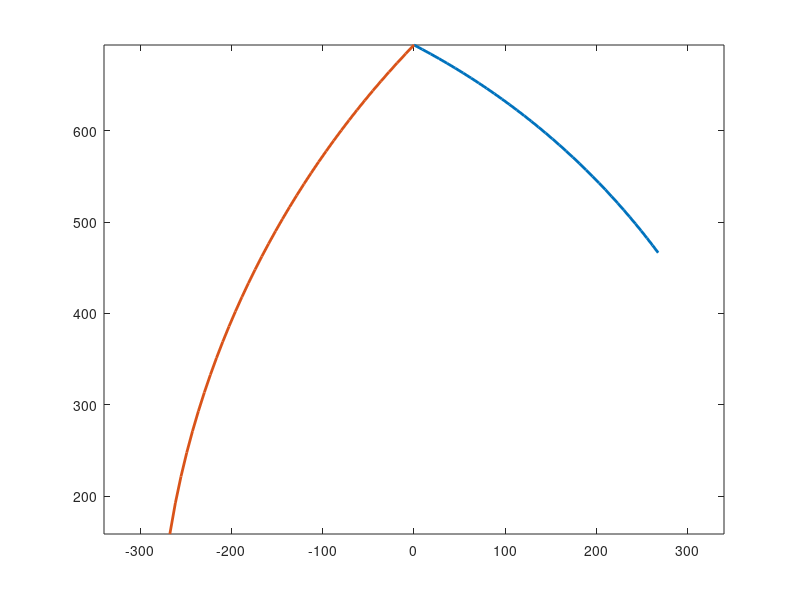

Recreate this plot in MATLAB.
clear

R1 = 800;
r = 80;
Lmax = 1000;
Lmin = 650;
% L = 500;

L_seq = Lmin : 10 : Lmax;
% x_plant_seq = zeros(1, length(L_seq));
% h_plant_seq = zeros(1, length(L_seq));
x_plant_seq = [];
h_plant_seq = [];

for i = 1 : length(L_seq)
    L2 = L_seq(i);
    edge = sqrt(3) * R1;
    BD = Lmax * R1 / (R1 - r);
    AD = L2 * R1 / (R1 - r);
    DE = sqrt(BD^2 - (0.5*edge)^2);
    AE = 1.5 * R1;
    angle_AED = acos((AE^2 + DE^2 - AD^2) / (2 * AE * DE));
    h_D = DE * sin(angle_AED);
    h_plant = h_D * (R1 - r) / R1;
    x_D = 0 - 0.5 * R1 + DE * cos(angle_AED) ;
    x_plant = x_D * (R1 - r) / R1;
    
    x_plant_seq(end+1) = x_plant;
    h_plant_seq(end+1) = h_plant;
end
plot(x_plant_seq, h_plant_seq, 'LineWidth', 2);
axis equal
hold on

x_plant_seq = [];
h_plant_seq = [];
for i = 1 : length(L_seq)
        L1 = L_seq(i);
        edge = sqrt(3) * R1;
        BD = L1 * R1 / (R1 - r);
        AD = Lmax * R1 / (R1 - r);
        DE = sqrt(BD^2 - (0.5*edge)^2);
        AE = 1.5 * R1;
        angle_AED = acos((AE^2 + DE^2 - AD^2) / (2 * AE * DE));
        h_D = DE * sin(angle_AED);
        h_plant = h_D * (R1 - r) / R1;
        x_D = 0 - 0.5 * R1 + DE * cos(angle_AED) ;
        x_plant = x_D * (R1 - r) / R1;
        
        x_plant_seq(end+1) = x_plant;
        h_plant_seq(end+1) = h_plant;
end
plot(x_plant_seq, h_plant_seq, 'LineWidth', 2);





% edge = sqrt(3) * R1;
% BD = L * R1 / (R1 - r);
% AD = Lmax * R1 / (R1 - r);
% DE = sqrt(BD^2 - (0.5*edge)^2);
% AE = 1.5 * R1;
% angle_AED = acos((AE^2 + DE^2 - AD^2) / (2 * AE * DE));
% h_D = DE * sin(angle_AED);
% h_plant = h_D * (R1 - r) / R1;
% x_D = 0 - 0.5 * R1 + DE * cos(angle_AED) ;
% x_plant = x_D * (R1 - r) / R1;
